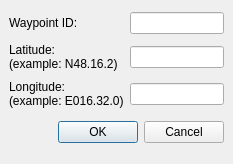
<ui version="4.0" >
 <author></author>
 <comment></comment>
 <exportmacro></exportmacro>
 <class>LatLonPointDlg</class>
 <widget class="QDialog" name="LatLonPointDlg" >
  <property name="geometry" >
   <rect>
    <x>0</x>
    <y>0</y>
    <width>233</width>
    <height>164</height>
   </rect>
  </property>
  <property name="windowTitle" >
   <string>LAT/LON Point</string>
  </property>
  <layout class="QGridLayout" >
   <property name="margin" >
    <number>9</number>
   </property>
   <property name="spacing" >
    <number>6</number>
   </property>
   <item row="2" column="1" >
    <widget class="QLineEdit" name="lon_edit" />
   </item>
   <item row="1" column="1" >
    <widget class="QLineEdit" name="lat_edit" />
   </item>
   <item row="2" column="0" >
    <widget class="QLabel" name="label_3" >
     <property name="text" >
      <string>Longitude:
(example: E016.32.0)</string>
     </property>
    </widget>
   </item>
   <item row="1" column="0" >
    <widget class="QLabel" name="label_2" >
     <property name="text" >
      <string>Latitude:
(example: N48.16.2)</string>
     </property>
    </widget>
   </item>
   <item row="0" column="1" >
    <widget class="QLineEdit" name="wpt_id_edit" />
   </item>
   <item row="0" column="0" >
    <widget class="QLabel" name="label" >
     <property name="text" >
      <string>Waypoint ID:</string>
     </property>
    </widget>
   </item>
   <item row="3" column="0" colspan="2" >
    <layout class="QHBoxLayout" >
     <property name="margin" >
      <number>0</number>
     </property>
     <property name="spacing" >
      <number>6</number>
     </property>
     <item>
      <spacer>
       <property name="orientation" >
        <enum>Qt::Horizontal</enum>
       </property>
       <property name="sizeHint" >
        <size>
         <width>131</width>
         <height>31</height>
        </size>
       </property>
      </spacer>
     </item>
     <item>
      <widget class="QPushButton" name="okButton" >
       <property name="text" >
        <string>OK</string>
       </property>
      </widget>
     </item>
     <item>
      <widget class="QPushButton" name="cancelButton" >
       <property name="text" >
        <string>Cancel</string>
       </property>
      </widget>
     </item>
    </layout>
   </item>
  </layout>
 </widget>
 <pixmapfunction></pixmapfunction>
 <tabstops>
  <tabstop>wpt_id_edit</tabstop>
  <tabstop>lat_edit</tabstop>
  <tabstop>lon_edit</tabstop>
  <tabstop>okButton</tabstop>
  <tabstop>cancelButton</tabstop>
 </tabstops>
 <resources/>
 <connections>
  <connection>
   <sender>okButton</sender>
   <signal>clicked()</signal>
   <receiver>LatLonPointDlg</receiver>
   <slot>accept()</slot>
   <hints>
    <hint type="sourcelabel" >
     <x>278</x>
     <y>253</y>
    </hint>
    <hint type="destinationlabel" >
     <x>96</x>
     <y>254</y>
    </hint>
   </hints>
  </connection>
  <connection>
   <sender>cancelButton</sender>
   <signal>clicked()</signal>
   <receiver>LatLonPointDlg</receiver>
   <slot>reject()</slot>
   <hints>
    <hint type="sourcelabel" >
     <x>369</x>
     <y>253</y>
    </hint>
    <hint type="destinationlabel" >
     <x>179</x>
     <y>282</y>
    </hint>
   </hints>
  </connection>
 </connections>
</ui>
